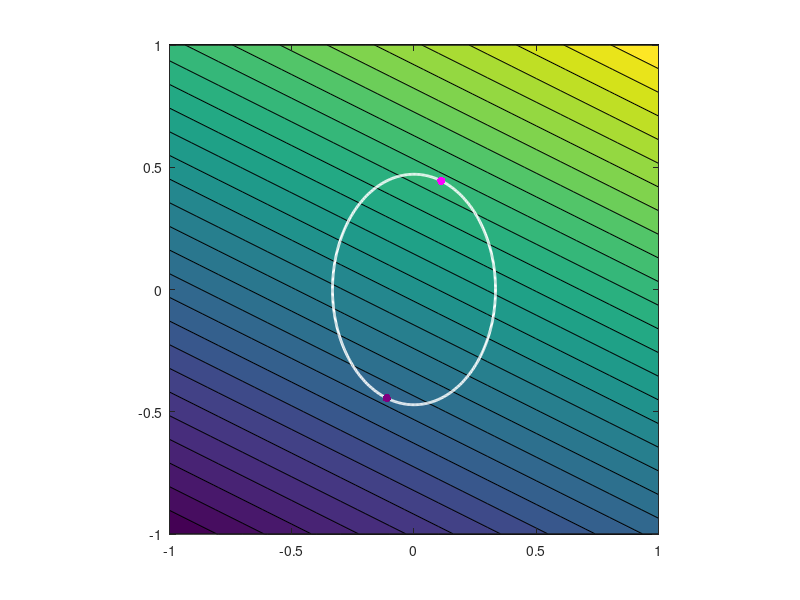

MATLAB code to generate this figure:
clear;
clc;
format;



%Example 0:

f = @ (x, y) x + 2*y;

g = @ (x, y) 18*x.^2 + 9*y.^2;

c = 2;

t = 0:0.01:(2*pi+0.01);
x_curve = (1/3)*cos(t);
y_curve = (sqrt(2)/3)*sin(t);

[x, y] = meshgrid(-1.0:0.1:1.0, -1.0:0.1:1.0);
contourf(x,y,f(x,y),30);
hold on;
plot(x_curve, y_curve, 'LineWidth', 2, 'Color', [1 1 1]);
scatter([-1/9], [-4/9], 'filled', 'MarkerEdgeColor', 'none', 'MarkerFaceColor', [0.5 0 0.5]);
scatter([1/9], [4/9], 'filled', 'MarkerEdgeColor', 'none', 'MarkerFaceColor', [1.0 0 1.0]);
daspect([1 1 1]);




%Example 1:

% f = @ (x, y) (x.^2).*y;
% 
% g = @ (x, y) x.^2 + 2*y.^2;
% 
% c = 6;
% 
% t = 0:0.01:(2*pi+0.01);
% x_curve = sqrt(6)*cos(t);
% y_curve = sqrt(3)*sin(t);
% 
% [x, y] = meshgrid(-3.0:0.1:3.0, -2.0:0.1:2.0);
% contourf(x,y,f(x,y),30);
% hold on;
% plot(x_curve, y_curve, 'LineWidth', 2, 'Color', [1 1 1]);
% scatter([2 -2], [-1 -1], 'filled', 'MarkerEdgeColor', 'none', 'MarkerFaceColor', [0.5 0 0.5]);
% scatter([2 -2], [1 1], 'filled', 'MarkerEdgeColor', 'none', 'MarkerFaceColor', [1.0 0 1.0]);
% daspect([1 1 1]);





%Example 2:

% f = @ (x, y) x.*y;
% 
% g = @ (x, y) x.^2 + 2*y.^2;
% 
% c = 4;
% 
% t = 0:0.01:(2*pi+0.01);
% x_curve = 2*cos(t);
% y_curve = sqrt(2)*sin(t);
% 
% [x, y] = meshgrid(-3.0:0.1:3.0, -2.0:0.1:2.0);
% contourf(x,y,f(x,y),30);
% hold on;
% plot(x_curve, y_curve, 'LineWidth', 2, 'Color', [1 1 1]);
% scatter([sqrt(2) -sqrt(2)], [-1 1], 'filled', 'MarkerEdgeColor', 'none', 'MarkerFaceColor', [0.5 0 0.5]);
% scatter([sqrt(2) -sqrt(2)], [1 -1], 'filled', 'MarkerEdgeColor', 'none', 'MarkerFaceColor', [1.0 0 1.0]);
% daspect([1 1 1]);



%Example 3:

% f = @ (x, y) x.^2 + y.^2;
% 
% g = @ (x, y) (x-1).^2 + 4*y.^2;
% 
% c = 4;
% 
% t = 0:0.01:(2*pi+0.01);
% x_curve = 1 + 2*cos(t);
% y_curve = sin(t);
% 
% [x, y] = meshgrid(-2.0:0.1:4.0, -2.0:0.1:2.0);
% contourf(x,y,f(x,y),30);
% hold on;
% plot(x_curve, y_curve, 'LineWidth', 2, 'Color', [1 1 1]);
% scatter([-1/3 -1/3], [sqrt(5)/3 -sqrt(5)/3], 'filled', 'MarkerEdgeColor', 'none', 'MarkerFaceColor', [0.5 0 0.5]);
% scatter([3], [0], 'filled', 'MarkerEdgeColor', 'none', 'MarkerFaceColor', [1.0 0 1.0]);
% daspect([1 1 1]);








